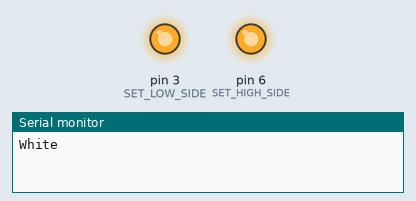
The sketch below on a simulated Arduino Uno, built with avr-gcc and run on an emulated ATmega328P. Shown: output pins drawn as LEDs (lit = HIGH), the last lines printed to the serial monitor. Pins used as bus, display or sensor lines are not drawn.

Above: at 0.5 s.
At 3.0 s:
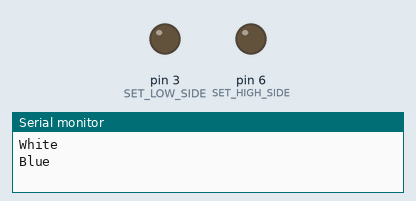
Timing chart, 0 to 6.5 s (numbered marks = the images above):
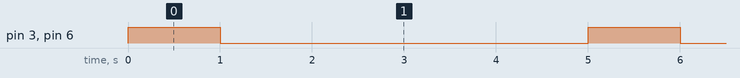

Measured:
- by itself, pin 3 (SET_LOW_SIDE), pin 6 (SET_HIGH_SIDE): alternates HIGH for 1.0 s and LOW for 4.0 s

The sketch:

outdated_single_dot_switches.ino
```cpp
//FIXME the high side switches seem to be flickering. not sure why

//TinkerCAD demo link: https://www.tinkercad.com/things/jeobTfsc8TO-super-fyyran/editel?tenant=circuits
// Used a white LED and blue LED to represent the flip dot inductor
// White LED lit up = current flowing in "set dot" direction
// Blue LED lit up = current flowing in "reset dot" direction

// Functions that will flip a single dot
// Pins 3, 4, 5 and 6 are connected to switches

// Pins connected to switches
#define SET_LOW_SIDE 3
#define SET_HIGH_SIDE 6

#define RESET_LOW_SIDE 2
#define RESET_HIGH_SIDE 7

// Switch values
int set_high_side = 0;
int set_low_side = 0;
int reset_high_side = 0;
int reset_low_side = 0;


void setup() {
  // put your setup code here, to run once:
  pinMode(SET_LOW_SIDE, OUTPUT);
  pinMode(SET_HIGH_SIDE, OUTPUT);
  pinMode(RESET_LOW_SIDE, OUTPUT);
  pinMode(RESET_HIGH_SIDE, OUTPUT);

  digitalWrite(SET_LOW_SIDE, LOW);
  digitalWrite(SET_HIGH_SIDE, LOW);
  digitalWrite(RESET_LOW_SIDE, LOW);
  digitalWrite(RESET_HIGH_SIDE, LOW);

  Serial.begin(9600);
}

void loop() {

  setDot();
  delay(1000);

  freezeDot();
  delay(500);

  resetDot();
  delay(1000);

  freezeDot();
  delay(500);
}

void sendLowSideSwitchSignals() {
  digitalWrite(SET_LOW_SIDE, set_low_side);
  digitalWrite(RESET_LOW_SIDE, reset_low_side);
}

void sendHighSideSwitchSignals() {
  digitalWrite(SET_HIGH_SIDE, set_high_side);
  digitalWrite(RESET_HIGH_SIDE, reset_high_side);
}

// dots that aren't flipping should not move
void freezeDot() {
  set_high_side = 0;
  set_low_side = 0;
  reset_high_side = 0;
  reset_low_side = 0;
}

// flip dot to lighter colour
void setDot() {
  Serial.println("White");
  set_low_side = 1;
  sendLowSideSwitchSignals();
  set_high_side = 1;
  sendHighSideSwitchSignals();

  waitForDotToFlip();

  set_high_side = 0;
  sendHighSideSwitchSignals();
  set_low_side = 0;
  sendLowSideSwitchSignals();
}

// flip dot to darker colour
void resetDot() {
  Serial.println("Blue");
  reset_low_side = 1;
  sendLowSideSwitchSignals();
  reset_high_side = 1;
  sendHighSideSwitchSignals();

  waitForDotToFlip();

  reset_high_side = 0;
  sendHighSideSwitchSignals();
  reset_low_side = 0;
  sendLowSideSwitchSignals();
}

//do we have to wait? if so, how long to wait?
void waitForDotToFlip() {
  delay(1000);
}
```
